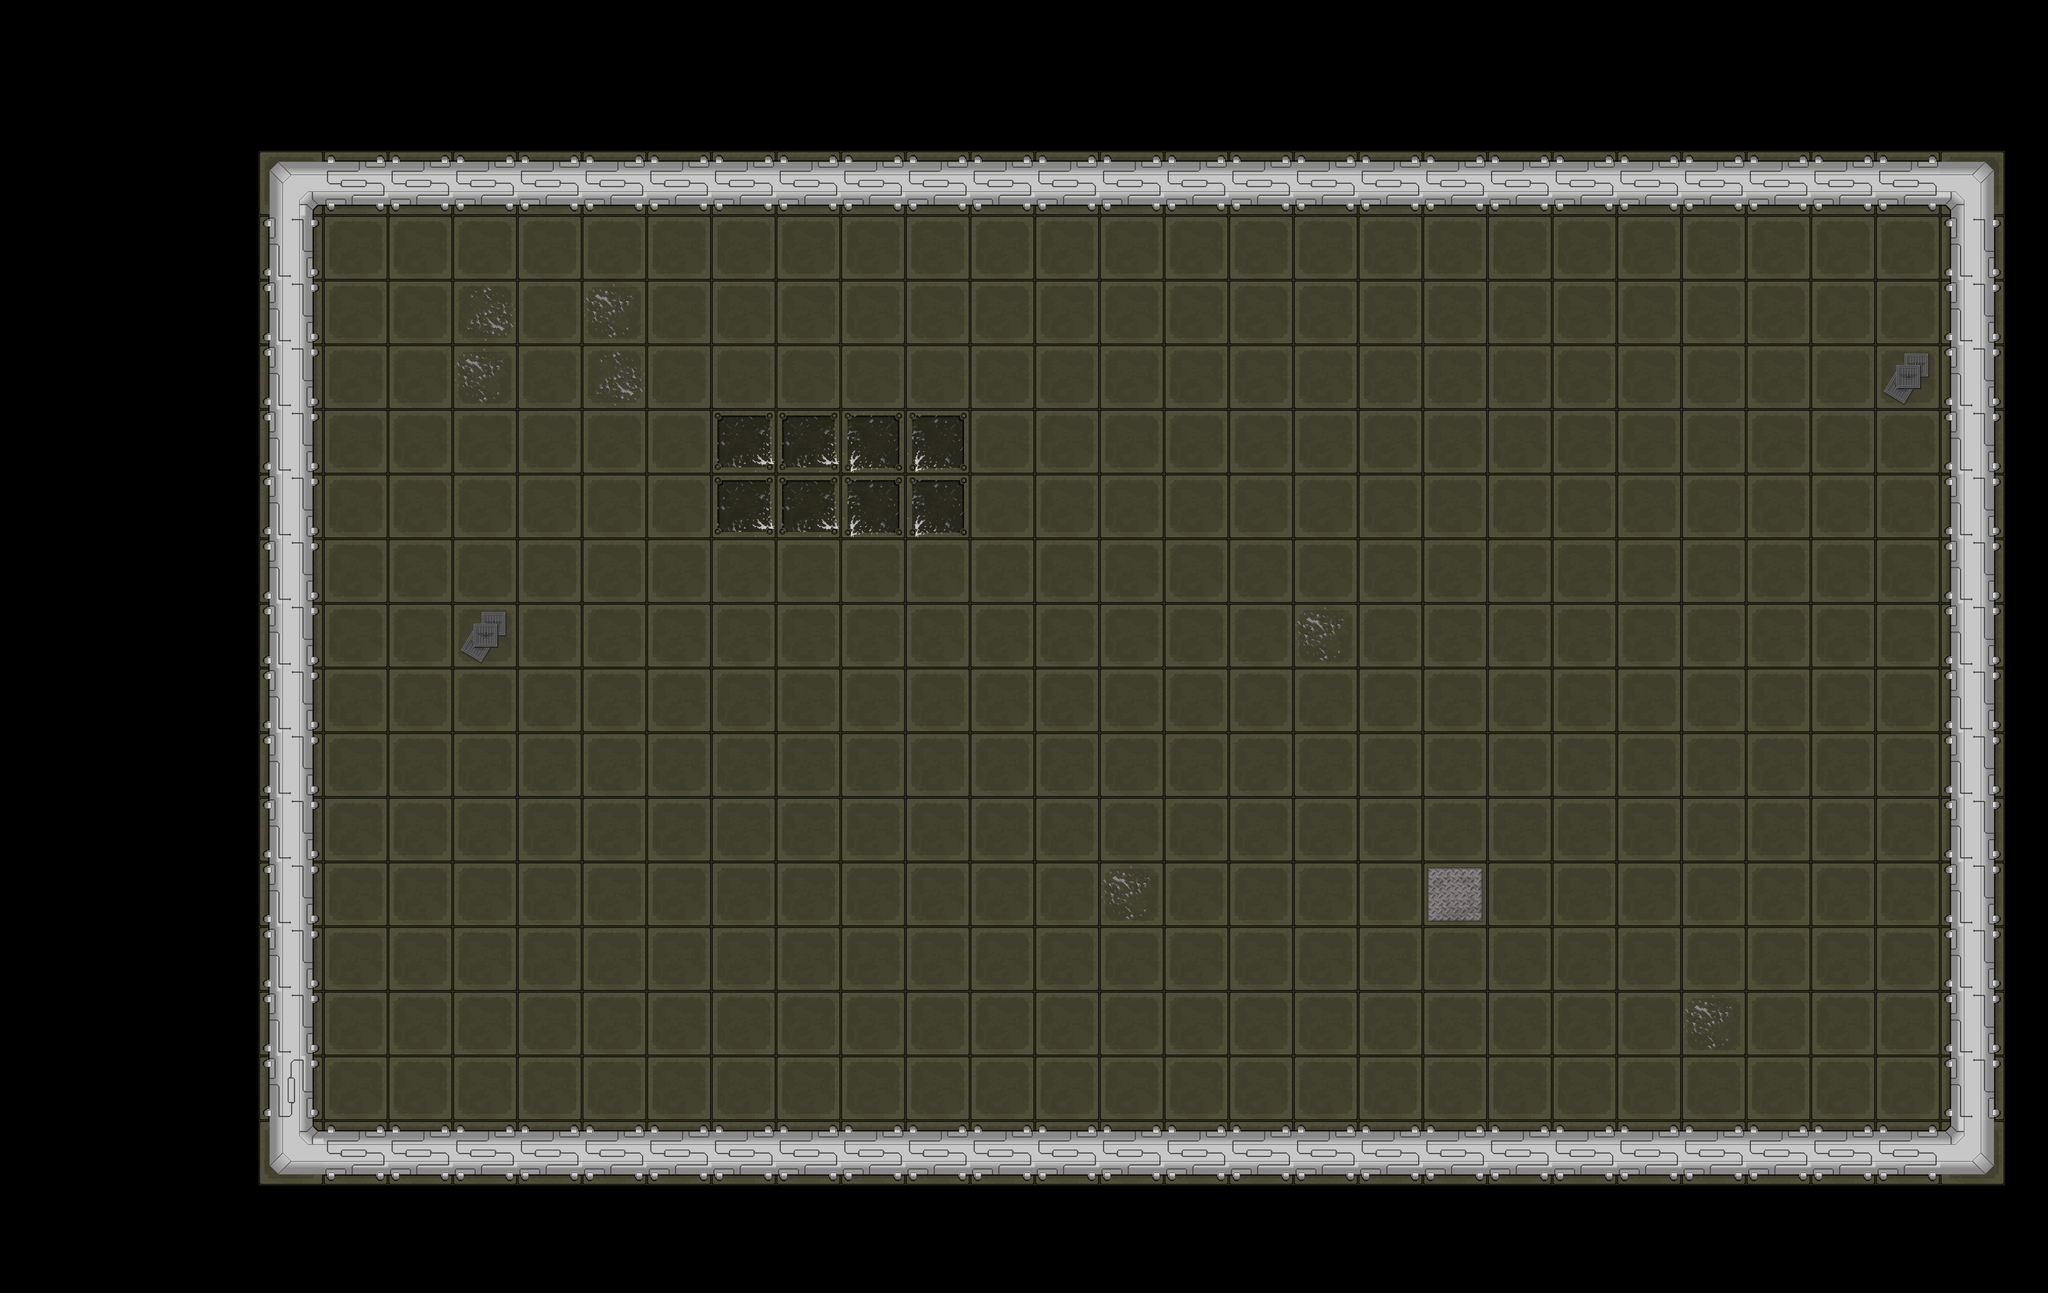

This is a level from a 2D game, rendered from its Tiled map with the project's own tilesets. A one-line summary and the map file follow, with tile-layer data summarised:
An orthogonal 95x60 tile map with 32x32 px tiles, 3 tile layers (Capa de patrones 1, Capa de patrones 2, Capa de patrones 3).

<map version="1.0" tiledversion="1.1.4" orientation="orthogonal" renderorder="right-down" width="95" height="60" tilewidth="32" tileheight="32" infinite="0" nextobjectid="1">
 <tileset name="lastmap" tilewidth="32" tileheight="32" tilecount="225" columns="15"><image source="lastmap.png" width="480" height="480" /></tileset>
 <layer name="Capa de patrones 1" width="95" height="60">
  <data>[5700 cells, 3150 non-empty, 9 distinct tile ids]</data>
 </layer>
 <layer name="Capa de patrones 2" width="95" height="60">
  <data>[5700 cells, 738 non-empty, 63 distinct tile ids]</data>
 </layer>
 <layer name="Capa de patrones 3" width="95" height="60">
  <data>[5700 cells, 162 non-empty, 54 distinct tile ids]</data>
 </layer>
</map>
